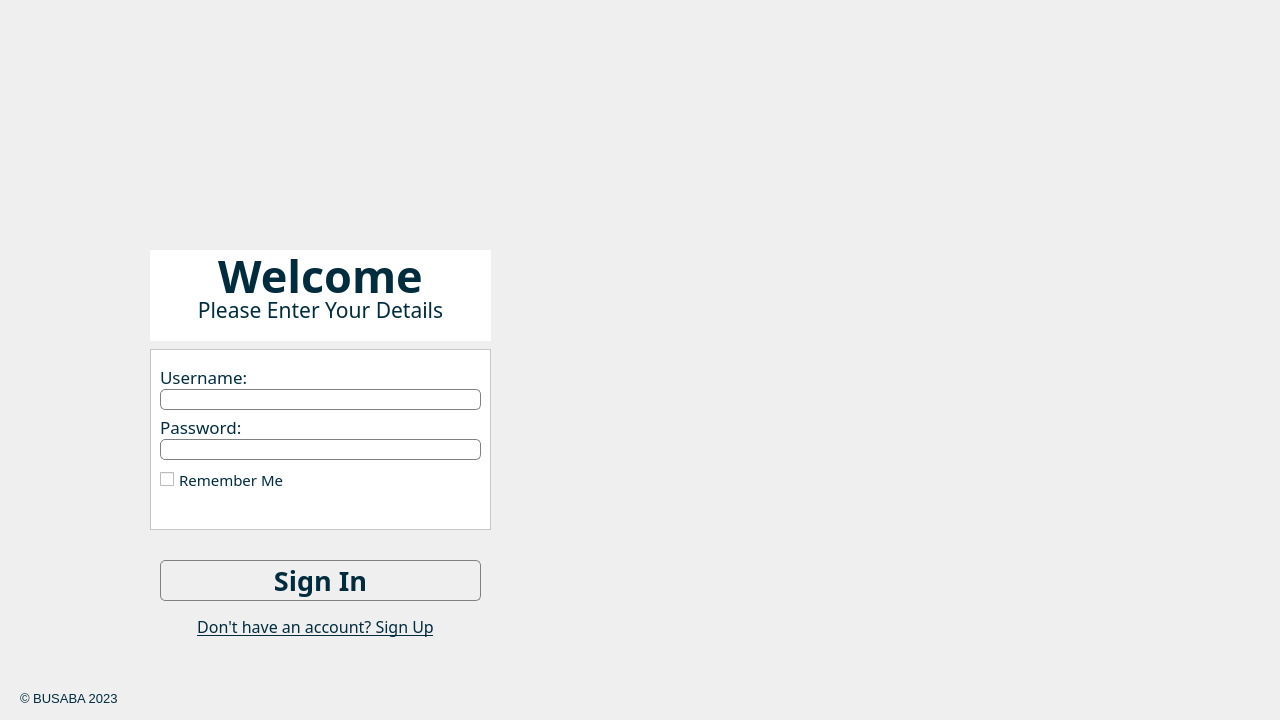
<?xml version="1.0" encoding="UTF-8"?>
<ui version="4.0">
 <class>Form_Login</class>
 <widget class="QWidget" name="Form_Login">
  <property name="geometry">
   <rect>
    <x>0</x>
    <y>0</y>
    <width>1280</width>
    <height>720</height>
   </rect>
  </property>
  <property name="maximumSize">
   <size>
    <width>1280</width>
    <height>720</height>
   </size>
  </property>
  <property name="windowTitle">
   <string>Form</string>
  </property>
  <widget class="QLabel" name="whiteSpace">
   <property name="geometry">
    <rect>
     <x>0</x>
     <y>0</y>
     <width>1280</width>
     <height>720</height>
    </rect>
   </property>
   <property name="maximumSize">
    <size>
     <width>1280</width>
     <height>720</height>
    </size>
   </property>
   <property name="font">
    <font>
     <family>Maragsa</family>
    </font>
   </property>
   <property name="text">
    <string/>
   </property>
   <property name="pixmap">
    <pixmap>BusabaImages/busaba-Login.png</pixmap>
   </property>
  </widget>
  <widget class="QLabel" name="label_white">
   <property name="geometry">
    <rect>
     <x>490</x>
     <y>350</y>
     <width>58</width>
     <height>181</height>
    </rect>
   </property>
   <property name="text">
    <string/>
   </property>
   <property name="pixmap">
    <pixmap>BusabaImages/White.png</pixmap>
   </property>
  </widget>
  <widget class="QFrame" name="frame_UsernamePassword">
   <property name="geometry">
    <rect>
     <x>150</x>
     <y>349</y>
     <width>341</width>
     <height>181</height>
    </rect>
   </property>
   <property name="styleSheet">
    <string notr="true">QFrame {
    background-color: white;
}
</string>
   </property>
   <property name="frameShape">
    <enum>QFrame::StyledPanel</enum>
   </property>
   <property name="frameShadow">
    <enum>QFrame::Raised</enum>
   </property>
   <widget class="QLabel" name="label_username">
    <property name="geometry">
     <rect>
      <x>10</x>
      <y>20</y>
      <width>311</width>
      <height>16</height>
     </rect>
    </property>
    <property name="font">
     <font>
      <family>Maragsa</family>
      <pointsize>13</pointsize>
     </font>
    </property>
    <property name="styleSheet">
     <string notr="true">font-family: Maragsa; 
color: #002c3e;</string>
    </property>
    <property name="text">
     <string>Username:</string>
    </property>
   </widget>
   <widget class="QLabel" name="label_password">
    <property name="geometry">
     <rect>
      <x>10</x>
      <y>70</y>
      <width>321</width>
      <height>16</height>
     </rect>
    </property>
    <property name="font">
     <font>
      <family>Maragsa</family>
      <pointsize>13</pointsize>
     </font>
    </property>
    <property name="styleSheet">
     <string notr="true">font-family: Maragsa; 
color: #002c3e;</string>
    </property>
    <property name="text">
     <string>Password:</string>
    </property>
   </widget>
   <widget class="QLineEdit" name="lineEdit_username">
    <property name="geometry">
     <rect>
      <x>10</x>
      <y>40</y>
      <width>321</width>
      <height>21</height>
     </rect>
    </property>
    <property name="font">
     <font>
      <family>Arial</family>
     </font>
    </property>
    <property name="styleSheet">
     <string notr="true">QLineEdit{
	border: 1px solid gray;
	border-radius: 5px;
	color: red;
}

QLineEdit:focus{
	border: 1.5px solid rgb(0, 17, 34);
}
</string>
    </property>
   </widget>
   <widget class="QLineEdit" name="lineEdit_password">
    <property name="geometry">
     <rect>
      <x>10</x>
      <y>90</y>
      <width>321</width>
      <height>21</height>
     </rect>
    </property>
    <property name="font">
     <font>
      <family>Arial</family>
     </font>
    </property>
    <property name="styleSheet">
     <string notr="true">QLineEdit{
	border: 1px solid gray;
	border-radius: 5px;
	color: red;
}

QLineEdit:focus{
	border: 1.5px solid rgb(0, 17, 34);
}
</string>
    </property>
    <property name="inputMethodHints">
     <set>Qt::ImhHiddenText|Qt::ImhNoAutoUppercase|Qt::ImhNoPredictiveText|Qt::ImhSensitiveData</set>
    </property>
    <property name="echoMode">
     <enum>QLineEdit::Password</enum>
    </property>
    <property name="readOnly">
     <bool>false</bool>
    </property>
   </widget>
   <widget class="QCheckBox" name="checkBox">
    <property name="geometry">
     <rect>
      <x>10</x>
      <y>120</y>
      <width>181</width>
      <height>21</height>
     </rect>
    </property>
    <property name="font">
     <font>
      <family>Maragsa</family>
      <pointsize>11</pointsize>
     </font>
    </property>
    <property name="styleSheet">
     <string notr="true">color: #002c3e;</string>
    </property>
    <property name="text">
     <string>Remember Me</string>
    </property>
   </widget>
  </widget>
  <widget class="QLabel" name="whiteSpace2">
   <property name="geometry">
    <rect>
     <x>240</x>
     <y>550</y>
     <width>161</width>
     <height>71</height>
    </rect>
   </property>
   <property name="text">
    <string/>
   </property>
   <property name="pixmap">
    <pixmap>BusabaImages/White2.png</pixmap>
   </property>
  </widget>
  <widget class="QPushButton" name="pushButton_signIn">
   <property name="geometry">
    <rect>
     <x>160</x>
     <y>560</y>
     <width>321</width>
     <height>41</height>
    </rect>
   </property>
   <property name="font">
    <font>
     <family>Maragsa</family>
     <pointsize>20</pointsize>
     <weight>75</weight>
     <bold>true</bold>
    </font>
   </property>
   <property name="cursor">
    <cursorShape>PointingHandCursor</cursorShape>
   </property>
   <property name="styleSheet">
    <string notr="true">QPushButton{
	border: 1px solid gray;
	border-radius: 5px;
	color: #002c3e;
}

QPushButton:focus{
	border: 1.5px solid rgb(0, 17, 34);
}

QPushButton:hover{
	
	background-color: rgb(0, 17, 34);
	color: rgb(255, 255, 255);
}
</string>
   </property>
   <property name="text">
    <string>Sign In</string>
   </property>
  </widget>
  <widget class="QPushButton" name="pushButton_gotoSignUp">
   <property name="geometry">
    <rect>
     <x>180</x>
     <y>610</y>
     <width>271</width>
     <height>32</height>
    </rect>
   </property>
   <property name="font">
    <font>
     <family>Maragsa</family>
     <pointsize>12</pointsize>
     <underline>true</underline>
    </font>
   </property>
   <property name="cursor">
    <cursorShape>PointingHandCursor</cursorShape>
   </property>
   <property name="styleSheet">
    <string notr="true">color: #002c3e;
border-style: none;</string>
   </property>
   <property name="text">
    <string>Don't have an account? Sign Up</string>
   </property>
  </widget>
  <widget class="QFrame" name="frame_logoWelcome">
   <property name="geometry">
    <rect>
     <x>150</x>
     <y>250</y>
     <width>341</width>
     <height>91</height>
    </rect>
   </property>
   <property name="styleSheet">
    <string notr="true">border: none;
background: white;</string>
   </property>
   <property name="frameShape">
    <enum>QFrame::StyledPanel</enum>
   </property>
   <property name="frameShadow">
    <enum>QFrame::Raised</enum>
   </property>
   <widget class="QLabel" name="label">
    <property name="geometry">
     <rect>
      <x>100</x>
      <y>40</y>
      <width>58</width>
      <height>16</height>
     </rect>
    </property>
    <property name="text">
     <string/>
    </property>
   </widget>
   <widget class="QLabel" name="label_welcome">
    <property name="geometry">
     <rect>
      <x>0</x>
      <y>0</y>
      <width>341</width>
      <height>51</height>
     </rect>
    </property>
    <property name="font">
     <font>
      <family>Maragsa</family>
      <pointsize>34</pointsize>
      <weight>75</weight>
      <bold>true</bold>
     </font>
    </property>
    <property name="styleSheet">
     <string notr="true">color: #002c3e</string>
    </property>
    <property name="text">
     <string>Welcome</string>
    </property>
    <property name="alignment">
     <set>Qt::AlignCenter</set>
    </property>
   </widget>
   <widget class="QLabel" name="label_2">
    <property name="geometry">
     <rect>
      <x>-5</x>
      <y>50</y>
      <width>351</width>
      <height>20</height>
     </rect>
    </property>
    <property name="font">
     <font>
      <family>Maragsa</family>
      <pointsize>16</pointsize>
      <weight>50</weight>
      <bold>false</bold>
     </font>
    </property>
    <property name="styleSheet">
     <string notr="true">color: #002c3e;</string>
    </property>
    <property name="text">
     <string>Please Enter Your Details</string>
    </property>
    <property name="alignment">
     <set>Qt::AlignCenter</set>
    </property>
   </widget>
  </widget>
  <widget class="QLabel" name="whiteSpace3">
   <property name="geometry">
    <rect>
     <x>10</x>
     <y>690</y>
     <width>91</width>
     <height>16</height>
    </rect>
   </property>
   <property name="text">
    <string/>
   </property>
   <property name="pixmap">
    <pixmap>BusabaImages/White2.png</pixmap>
   </property>
  </widget>
  <widget class="QLabel" name="label_busabaCopyright">
   <property name="geometry">
    <rect>
     <x>20</x>
     <y>690</y>
     <width>121</width>
     <height>16</height>
    </rect>
   </property>
   <property name="font">
    <font>
     <family>Arial</family>
     <pointsize>10</pointsize>
     <weight>50</weight>
     <bold>false</bold>
    </font>
   </property>
   <property name="styleSheet">
    <string notr="true">color: #002c3e;</string>
   </property>
   <property name="text">
    <string>© BUSABA 2023</string>
   </property>
  </widget>
 </widget>
 <resources/>
 <connections/>
</ui>
